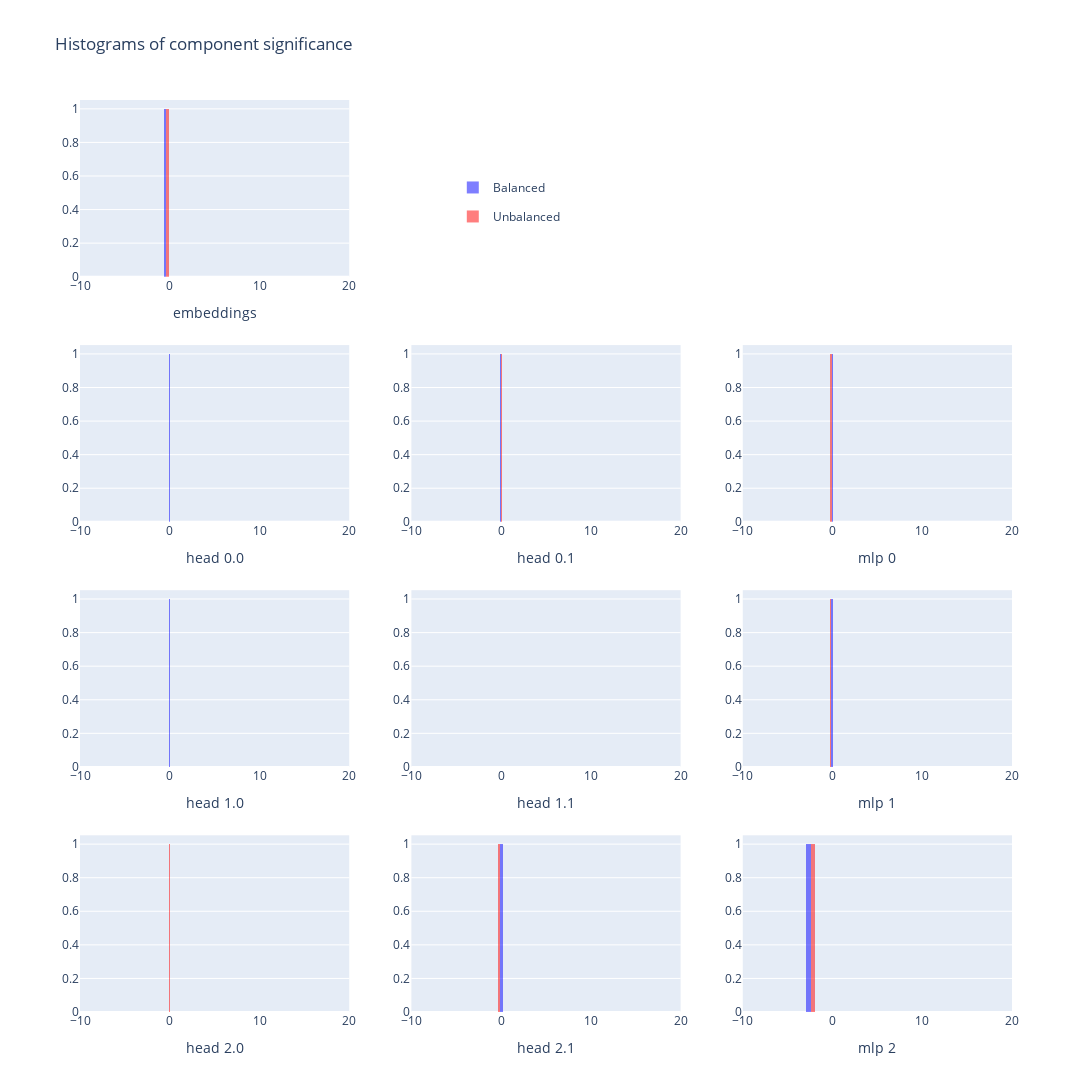

Notebook code for this chart:
### Code cell
import plotly.graph_objects as go
from plotly.subplots import make_subplots

def hists_per_comp(magnitudes, labels):
    num_comps = magnitudes.shape[0]
    titles = {
        (1, 1): "embeddings",
        (2, 1): "head 0.0",
        (2, 2): "head 0.1",
        (2, 3): "mlp 0",
        (3, 1): "head 1.0",
        (3, 2): "head 1.1",
        (3, 3): "mlp 1",
        (4, 1): "head 2.0",
        (4, 2): "head 2.1",
        (4, 3): "mlp 2"
    }
    assert num_comps == len(titles)

    fig = make_subplots(rows=4, cols=3)
    for ((row, col), title), mag in zip(titles.items(), magnitudes):
        fig.add_trace(go.Histogram(x=mag[labels].numpy(), name="Balanced", marker_color="blue", opacity=0.5, legendgroup = '1', showlegend=title=="embeddings"), row=row, col=col)
        fig.add_trace(go.Histogram(x=mag[~labels].numpy(), name="Unbalanced", marker_color="red", opacity=0.5, legendgroup = '2', showlegend=title=="embeddings"), row=row, col=col)
        fig.update_xaxes(title_text=title, range=[-10, 20], row=row, col=col)
    fig.update_layout(width=1200, height=1200, barmode="overlay", legend=dict(yanchor="top", y=0.92, xanchor="left", x=0.4), title="Histograms of component significance")
    fig.show()
    return fig

result = hists_per_comp(magnitudes, y.numpy())

### Figure 1 — Plotly figure (JSON) as saved in the notebook; plotly's stock layout.template omitted (floating-point values rounded to 4 significant figures)
{"data": [{"legendgroup": "1", "marker": {"color": "blue"}, "name": "Balanced", "opacity": 0.5, "showlegend": true, "type": "histogram", "x": [-0.5227], "xaxis": "x", "yaxis": "y"}, {"legendgroup": "2", "marker": {"color": "red"}, "name": "Unbalanced", "opacity": 0.5, "showlegend": true, "type": "histogram", "x": [-0.2432], "xaxis": "x", "yaxis": "y"}, {"legendgroup": "1", "marker": {"color": "blue"}, "name": "Balanced", "opacity": 0.5, "showlegend": false, "type": "histogram", "x": [-0.01188], "xaxis": "x4", "yaxis": "y4"}, {"legendgroup": "2", "marker": {"color": "red"}, "name": "Unbalanced", "opacity": 0.5, "showlegend": false, "type": "histogram", "x": [0.0284], "xaxis": "x4", "yaxis": "y4"}, {"legendgroup": "1", "marker": {"color": "blue"}, "name": "Balanced", "opacity": 0.5, "showlegend": false, "type": "histogram", "x": [-0.03062], "xaxis": "x5", "yaxis": "y5"}, {"legendgroup": "2", "marker": {"color": "red"}, "name": "Unbalanced", "opacity": 0.5, "showlegend": false, "type": "histogram", "x": [0.05934], "xaxis": "x5", "yaxis": "y5"}, {"legendgroup": "1", "marker": {"color": "blue"}, "name": "Balanced", "opacity": 0.5, "showlegend": false, "type": "histogram", "x": [0.01142], "xaxis": "x6", "yaxis": "y6"}, {"legendgroup": "2", "marker": {"color": "red"}, "name": "Unbalanced", "opacity": 0.5, "showlegend": false, "type": "histogram", "x": [-0.1519], "xaxis": "x6", "yaxis": "y6"}, {"legendgroup": "1", "marker": {"color": "blue"}, "name": "Balanced", "opacity": 0.5, "showlegend": false, "type": "histogram", "x": [-0.02096], "xaxis": "x7", "yaxis": "y7"}, {"legendgroup": "2", "marker": {"color": "red"}, "name": "Unbalanced", "opacity": 0.5, "showlegend": false, "type": "histogram", "x": [-0.06646], "xaxis": "x7", "yaxis": "y7"}, {"legendgroup": "1", "marker": {"color": "blue"}, "name": "Balanced", "opacity": 0.5, "showlegend": false, "type": "histogram", "x": [-0.006408], "xaxis": "x8", "yaxis": "y8"}, {"legendgroup": "2", "marker": {"color": "red"}, "name": "Unbalanced", "opacity": 0.5, "showlegend": false, "type": "histogram", "x": [-0.009728], "xaxis": "x8", "yaxis": "y8"}, {"legendgroup": "1", "marker": {"color": "blue"}, "name": "Balanced", "opacity": 0.5, "showlegend": false, "type": "histogram", "x": [-0.05373], "xaxis": "x9", "yaxis": "y9"}, {"legendgroup": "2", "marker": {"color": "red"}, "name": "Unbalanced", "opacity": 0.5, "showlegend": false, "type": "histogram", "x": [-0.1721], "xaxis": "x9", "yaxis": "y9"}, {"legendgroup": "1", "marker": {"color": "blue"}, "name": "Balanced", "opacity": 0.5, "showlegend": false, "type": "histogram", "x": [-0.03625], "xaxis": "x10", "yaxis": "y10"}, {"legendgroup": "2", "marker": {"color": "red"}, "name": "Unbalanced", "opacity": 0.5, "showlegend": false, "type": "histogram", "x": [-0.02624], "xaxis": "x10", "yaxis": "y10"}, {"legendgroup": "1", "marker": {"color": "blue"}, "name": "Balanced", "opacity": 0.5, "showlegend": false, "type": "histogram", "x": [0.07225], "xaxis": "x11", "yaxis": "y11"}, {"legendgroup": "2", "marker": {"color": "red"}, "name": "Unbalanced", "opacity": 0.5, "showlegend": false, "type": "histogram", "x": [-0.224], "xaxis": "x11", "yaxis": "y11"}, {"legendgroup": "1", "marker": {"color": "blue"}, "name": "Balanced", "opacity": 0.5, "showlegend": false, "type": "histogram", "x": [-2.699], "xaxis": "x12", "yaxis": "y12"}, {"legendgroup": "2", "marker": {"color": "red"}, "name": "Unbalanced", "opacity": 0.5, "showlegend": false, "type": "histogram", "x": [-2.2], "xaxis": "x12", "yaxis": "y12"}], "layout": {"barmode": "overlay", "height": 1200, "legend": {"x": 0.4, "xanchor": "left", "y": 0.92, "yanchor": "top"}, "title": {"text": "Histograms of component significance"}, "width": 1200, "xaxis": {"anchor": "y", "domain": [0, 0.2889], "range": [-10, 20], "title": {"text": "embeddings"}}, "xaxis10": {"anchor": "y10", "domain": [0, 0.2889], "range": [-10, 20], "title": {"text": "head 2.0"}}, "xaxis11": {"anchor": "y11", "domain": [0.3556, 0.6444], "range": [-10, 20], "title": {"text": "head 2.1"}}, "xaxis12": {"anchor": "y12", "domain": [0.7111, 1], "range": [-10, 20], "title": {"text": "mlp 2"}}, "xaxis2": {"anchor": "y2", "domain": [0.3556, 0.6444]}, "xaxis3": {"anchor": "y3", "domain": [0.7111, 1]}, "xaxis4": {"anchor": "y4", "domain": [0, 0.2889], "range": [-10, 20], "title": {"text": "head 0.0"}}, "xaxis5": {"anchor": "y5", "domain": [0.3556, 0.6444], "range": [-10, 20], "title": {"text": "head 0.1"}}, "xaxis6": {"anchor": "y6", "domain": [0.7111, 1], "range": [-10, 20], "title": {"text": "mlp 0"}}, "xaxis7": {"anchor": "y7", "domain": [0, 0.2889], "range": [-10, 20], "title": {"text": "head 1.0"}}, "xaxis8": {"anchor": "y8", "domain": [0.3556, 0.6444], "range": [-10, 20], "title": {"text": "head 1.1"}}, "xaxis9": {"anchor": "y9", "domain": [0.7111, 1], "range": [-10, 20], "title": {"text": "mlp 1"}}, "yaxis": {"anchor": "x", "domain": [0.8063, 1]}, "yaxis10": {"anchor": "x10", "domain": [0, 0.1938]}, "yaxis11": {"anchor": "x11", "domain": [0, 0.1938]}, "yaxis12": {"anchor": "x12", "domain": [0, 0.1938]}, "yaxis2": {"anchor": "x2", "domain": [0.8063, 1]}, "yaxis3": {"anchor": "x3", "domain": [0.8063, 1]}, "yaxis4": {"anchor": "x4", "domain": [0.5375, 0.7312]}, "yaxis5": {"anchor": "x5", "domain": [0.5375, 0.7312]}, "yaxis6": {"anchor": "x6", "domain": [0.5375, 0.7312]}, "yaxis7": {"anchor": "x7", "domain": [0.2687, 0.4625]}, "yaxis8": {"anchor": "x8", "domain": [0.2687, 0.4625]}, "yaxis9": {"anchor": "x9", "domain": [0.2687, 0.4625]}}}
